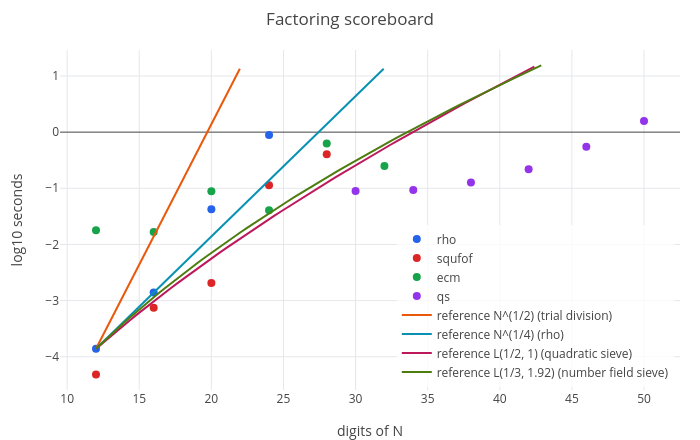

Write notebook code for a chart like this one.
### Markdown cell above
The plot shows log₁₀ of the cost against the number of digits. A method whose cost is $N^a$ gives a straight line
with slope $a$; $L(1/2)$ and $L(1/3)$ curves bend down, because they grow more slowly than any power of $N$. The thin
reference lines all start at the first point, so you can compare slopes. With only a few sizes the three growth
laws are hard to tell apart; the slope over a wide range is the honest summary.

### Code cell
scoreplot(sb, sq)
